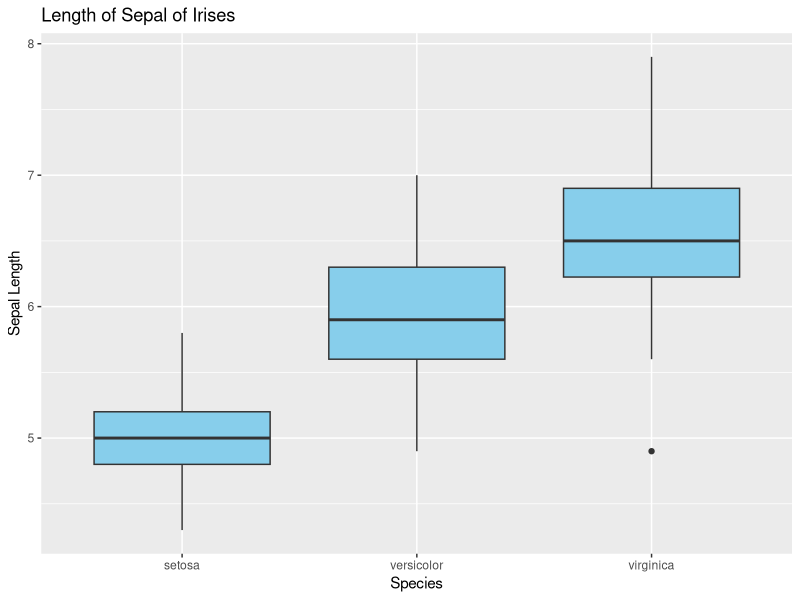

Reproduce this figure in R.
## ---- chunk 1
library(ggplot2)
library(tidyverse)
library(dplyr)
## ---- chunk 2
data("iris")
## ---- chunk 3
ggplot(iris, aes(x=Species, y=Sepal.Length))+
  geom_boxplot(fill="skyblue") + labs(x = "Species", y = "Sepal Length", title = "Length of Sepal of Irises")
